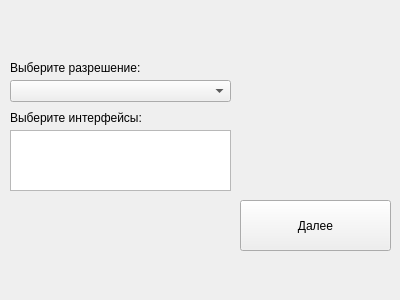
<?xml version="1.0" encoding="UTF-8"?>
<ui version="4.0">
 <class>interface_settings</class>
 <widget class="QWidget" name="interface_settings">
  <property name="geometry">
   <rect>
    <x>0</x>
    <y>0</y>
    <width>400</width>
    <height>300</height>
   </rect>
  </property>
  <property name="windowTitle">
   <string>Form</string>
  </property>
  <widget class="QLabel" name="lbl_interface">
   <property name="geometry">
    <rect>
     <x>10</x>
     <y>110</y>
     <width>161</width>
     <height>16</height>
    </rect>
   </property>
   <property name="text">
    <string>Выберите интерфейсы:</string>
   </property>
  </widget>
  <widget class="QComboBox" name="cb_resolution">
   <property name="geometry">
    <rect>
     <x>10</x>
     <y>80</y>
     <width>221</width>
     <height>22</height>
    </rect>
   </property>
  </widget>
  <widget class="QListWidget" name="lw_interface">
   <property name="geometry">
    <rect>
     <x>10</x>
     <y>130</y>
     <width>221</width>
     <height>61</height>
    </rect>
   </property>
   <property name="selectionMode">
    <enum>QAbstractItemView::MultiSelection</enum>
   </property>
  </widget>
  <widget class="QPushButton" name="btn_next_2">
   <property name="geometry">
    <rect>
     <x>240</x>
     <y>200</y>
     <width>151</width>
     <height>51</height>
    </rect>
   </property>
   <property name="text">
    <string>Далее</string>
   </property>
  </widget>
  <widget class="QLabel" name="lbl_resolution">
   <property name="geometry">
    <rect>
     <x>10</x>
     <y>60</y>
     <width>161</width>
     <height>16</height>
    </rect>
   </property>
   <property name="text">
    <string>Выберите разрешение:</string>
   </property>
  </widget>
 </widget>
 <resources/>
 <connections/>
</ui>
